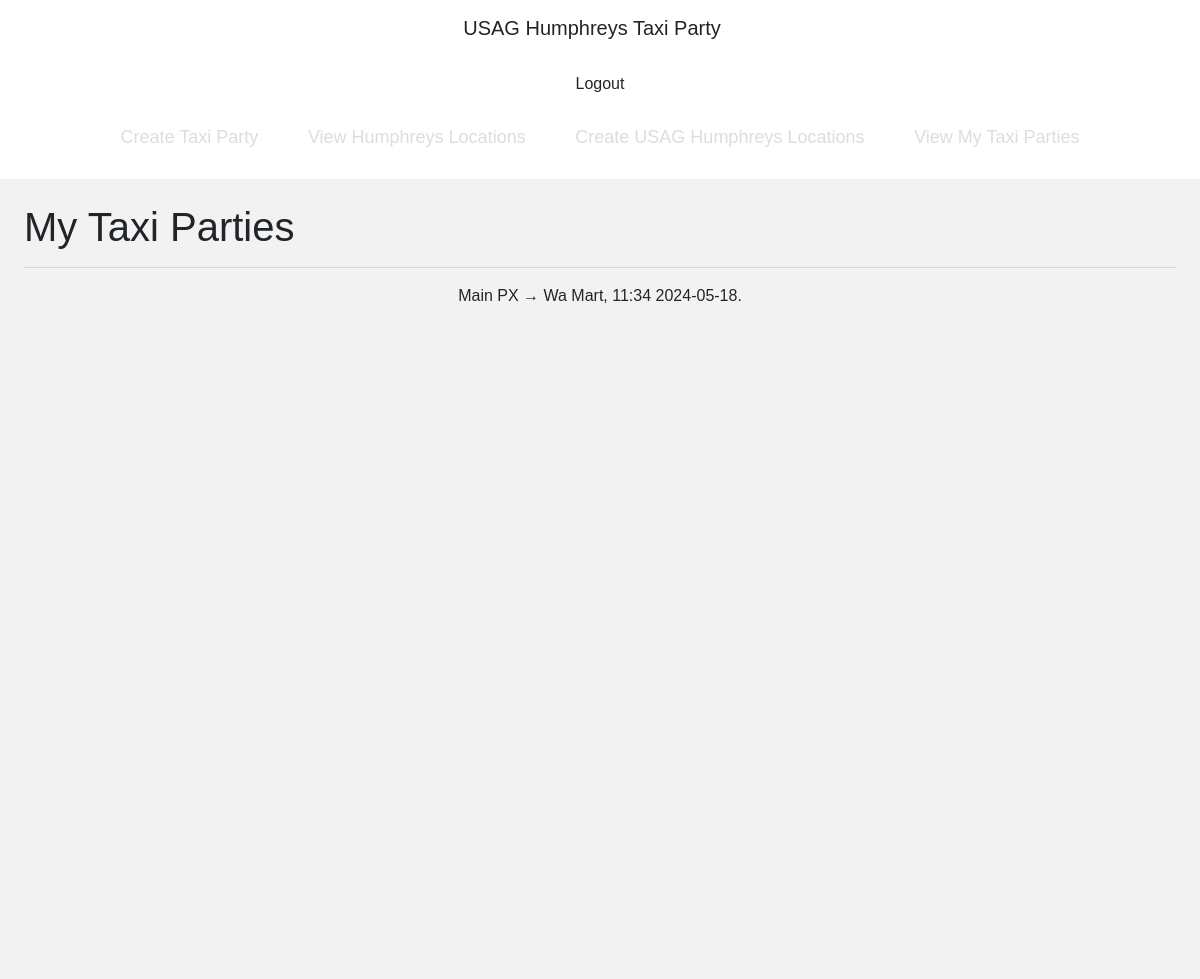
The page /myparty/ (signed in) on the database as committed earlier.
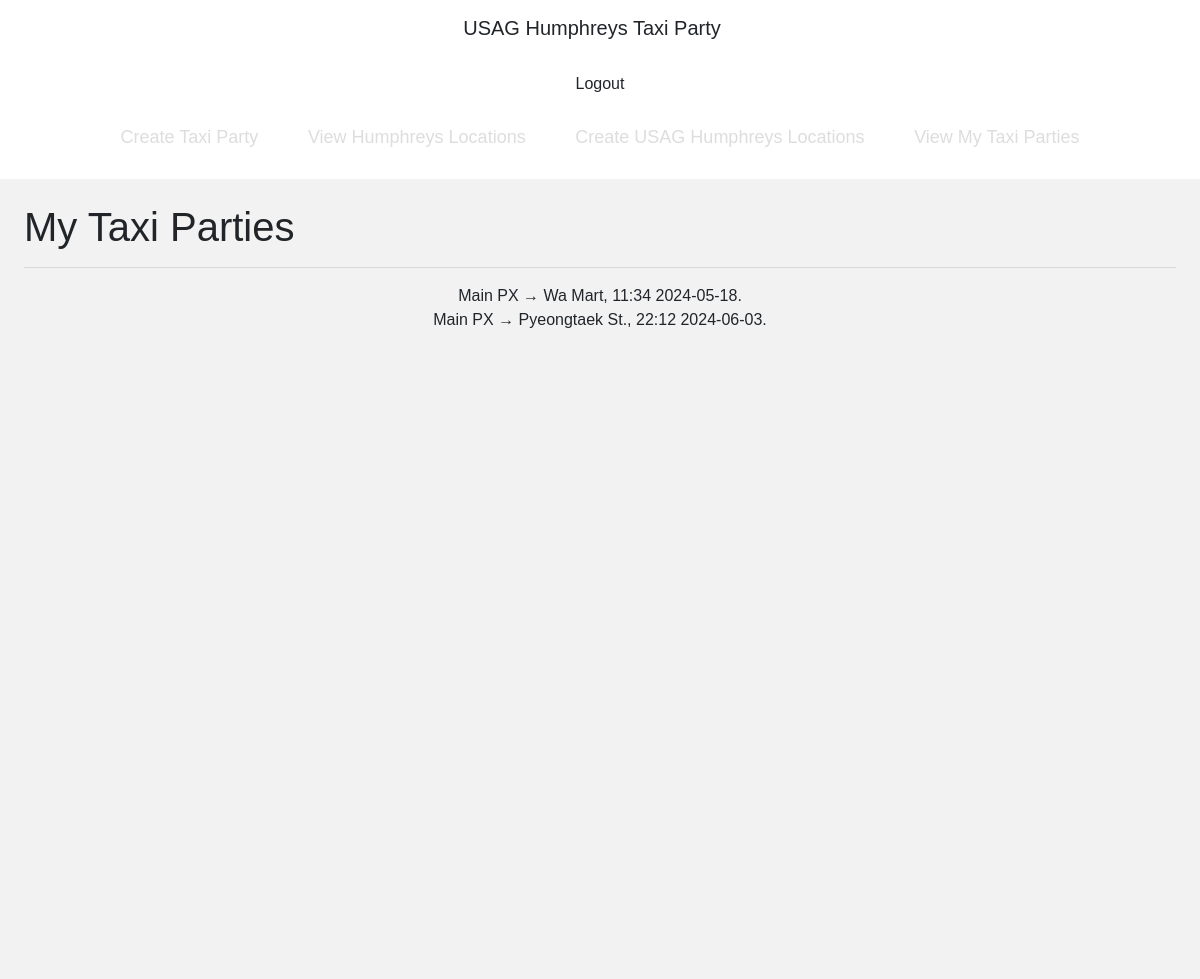
The same page on the database as committed later.
### taxiparty/models.py (models this page shows, shortened)
class TaxiParty(models.Model):
    date = models.DateField(blank=False, default=datetime.date.today())
    time = models.TimeField(blank=False, default=datetime.time(8, 00))
    origin = models.ForeignKey(Location, on_delete=models.CASCADE, related_name='origin')
    destination = models.ForeignKey(Location, on_delete=models.CASCADE, related_name='destination')
    rider = models.ManyToManyField(User, related_name='rider')
    owner = models.ForeignKey(User, null=True, blank=True, on_delete=models.CASCADE, related_name='owner')
    def getAbsoluteUrl(self):
        return reverse("taxiparty:taxipartydynamic", kwargs={"id": self.id})
    def __str__(self) -> str:
        return f"{self.origin} → {self.destination}, {self.time.__str__()[:5]} {self.date.__str__()}."

class Location(models.Model):
    name = models.TextField(blank=False, unique=True)
    def __str__(self) -> str:
        return self.name

### taxiparty/views.py (the view)
# urls.py: path('myparty/', views.my_party_view, name='myparty'),
def my_party_view(request):
    if request.user.is_anonymous:
        return redirect(reverse('user:login'))
    myParties = TaxiParty.objects.filter(rider=request.user)
    user_agent = get_user_agent(request)
    context = {
        'mobile': user_agent.is_mobile,
        'partyList': myParties
    }
    return render(request, "myparty.html", context)

### taxiparty/templates/myparty.html
{% extends 'base.html' %}
{% block content %}
    <h1 class="home-title">My Taxi Parties</h1>
    <hr>
    <div class="login-container" style="justify-items: center;">
        {% for party in partyList %}
        <div class="party-row">
            <a href="{{ party.getAbsoluteUrl }}" class="text-decoration-none">{{ party }}</a>
        </div>
        {% endfor %}
    </div>
{% endblock %}

Rows that differ between the two databases and show on the page:
added TaxiParty: origin+destination+time "Main PX → Pyeongtaek St., 22:12 2024-06-03."
